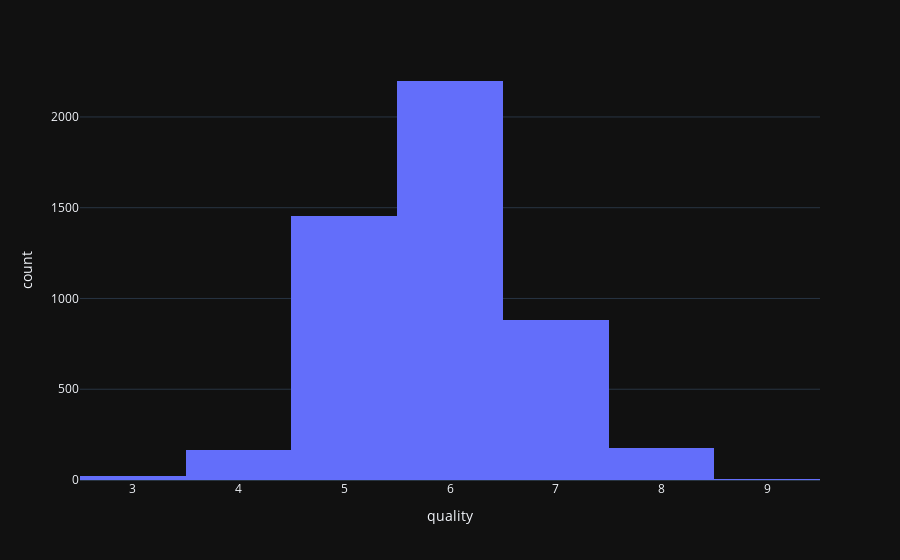

The notebook cell this image was saved under:
### Code cell
fig = px.histogram(df,x='quality')
fig.show()

### Figure 1 — Plotly figure (JSON) as saved in the notebook; plotly's stock layout.template omitted (floating-point values rounded to 4 significant figures; data arrays with more than 128 entries replaced by an {"elided": "..."} marker saying what was removed)
{"data": [{"alignmentgroup": "True", "bingroup": "x", "hovertemplate": "quality=%{x}<br>count=%{y}<extra></extra>", "legendgroup": "", "marker": {"color": "#636efa", "pattern": {"shape": ""}}, "name": "", "offsetgroup": "", "orientation": "v", "showlegend": false, "x": {"elided": "4898 int values"}, "xaxis": "x", "yaxis": "y", "type": "histogram"}], "layout": {"xaxis": {"anchor": "y", "domain": [0.0, 1.0], "title": {"text": "quality"}}, "yaxis": {"anchor": "x", "domain": [0.0, 1.0], "title": {"text": "count"}}, "legend": {"tracegroupgap": 0}, "margin": {"t": 60}, "barmode": "relative"}}
